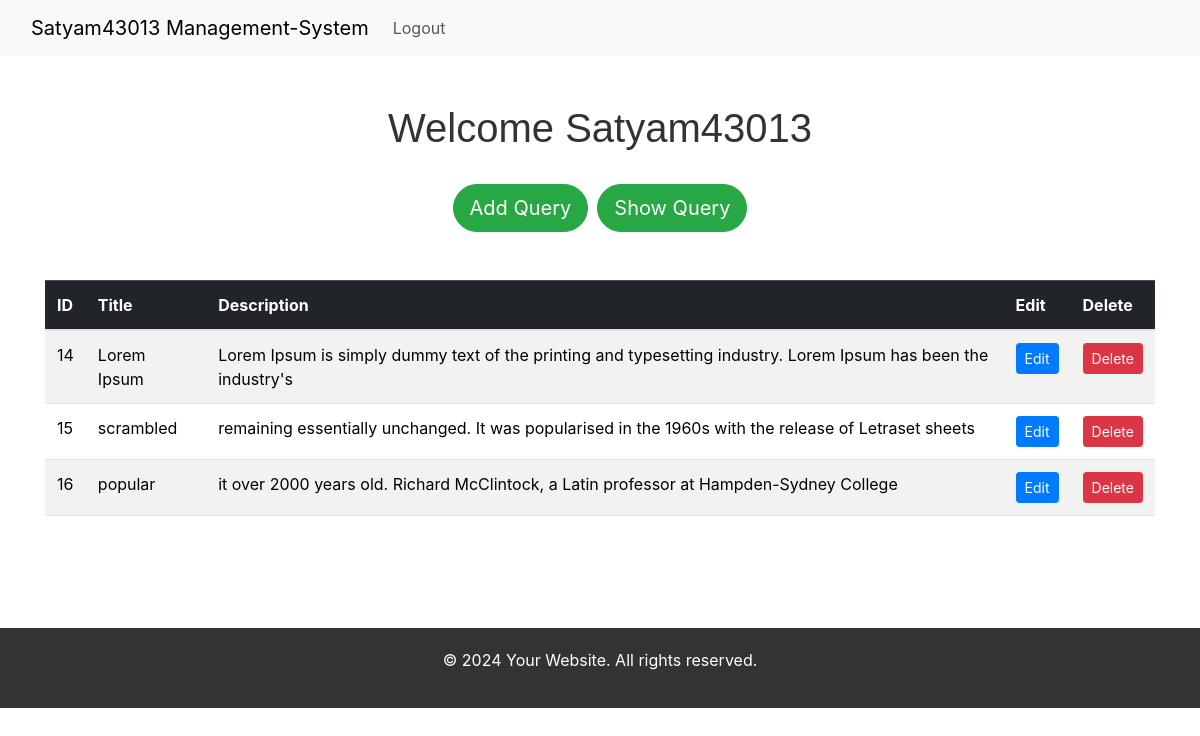
The page /show/satyambadal07@gmail.com/ on the database its author committed.
### app/models.py (models this page shows)
class User(models.Model):
    Name = models.CharField(max_length=100)
    Email = models.EmailField()
    Phone_Number = models.IntegerField()
    Password = models.CharField(max_length=100)
    Confirm_Password = models.CharField(max_length=100)
    class Meta():
        verbose_name_plural = 'UserList'
    def __str__(self):
        return str(self.Name)

class QueryModel(models.Model):
    Title = models.CharField(max_length=100)
    Desc = models.CharField(max_length=250)
    Email = models.EmailField()

### app/views.py (the view)
# urls.py: path('show/<pk>/', Show, name='show'),
def Show(request, pk):
    showuser = QueryModel.objects.filter(Email=pk)
    userdata = User.objects.get(Email=pk)
    alluser = User.objects.all()
    return render(request, 'index.html', {'user': userdata, 'alluser': alluser, 'showuser': showuser})

### app/templates/index.html (shortened to what this page needs)
{% extends 'base.html' %}
    {% block content %}
    <div style="height: auto;">
        {% if alluser %}
            <br/><br/>
            <div class="container text-center">
                <h1 style="font-family: Arial, sans-serif; color: #333;">Welcome {{ user.Name }}</h1>
                <br/>
                <button class="btn btn-success btn-lg rounded-pill">
                    <a href="{% url 'query' pk=user.Email %}" style="color: white;">Add Query</a>
                </button>&nbsp;
                <button class="btn btn-success btn-lg rounded-pill">
                    <a href="{% url 'show' pk=user.Email %}" style="color: white;">Show Query</a>
                </button>
            </div>
            {% if showuser %}
            <div class="container py-5">
                <div class="table-responsive">
                    <table class="table table-striped">
                        <thead class="table-dark">
                        <tr>
                            <th>ID</th>
                            <th>Title</th>
                            <th>Description</th>
                            <th>Edit</th>
                            <th>Delete</th>
                        </tr>
                        </thead>
                        <tbody>
                        {% for i in showuser %}
                        <tr>
                            <td>{{ i.id }}</td>
                            <td>{{ i.Title }}</td>
                            <td>{{ i.Desc }}</td>
                            <td><a href="{% url 'editquery' pk=i.id %}" class="btn btn-primary btn-sm">Edit</a></td>
                            <td><a href="{% url 'delete' pk=i.id ml=i.Email %}" class="btn btn-danger btn-sm">Delete</a></td>
                        </tr>
                        {% endfor %}
                        </tbody>
                    </table>
                </div>
            </div>
            {% endif %}
            <br/><br/>
        {% endif %}
    </div>
    {% endblock %}

### app/templates/base.html (shortened to what this page needs)
<!DOCTYPE html>
<html lang="en">
<head>
</head>
<body>
    {% include 'navbar.html' %}
    {% block content %}
    {% endblock %}
    {% include 'footer.html' %}
</body>
</html>

### app/templates/navbar.html (shortened to what this page needs)
<!doctype html>
<html lang="en">
  <head>
    <link href="https://cdn.jsdelivr.net/npm/bootstrap@5.3.3/dist/css/bootstrap.min.css" rel="stylesheet">
  </head>
  <body>
    <nav class="navbar navbar-expand-lg bg-body-tertiary">
        <div class="container-fluid">
          <a class="navbar-brand" href="#"> {{user}} Management-System </a>
          <div class="collapse navbar-collapse" id="navbarTogglerDemo03">
            <ul class="navbar-nav me-auto mb-2 mb-lg-0">
              {% if alluser%}
              <li class="nav-item">
                <a class="nav-link" href="{% url 'index' %}"> Logout </a>
              </li>
            {% endif %}
          </div>
        </div>
      </nav>
  </body>
</html>

### app/templates/footer.html (shortened to what this page needs)
<!DOCTYPE html>
<html lang="en">
<head>
    <link href="https://maxcdn.bootstrapcdn.com/bootstrap/4.5.2/css/bootstrap.min.css" rel="stylesheet">
</head>
<body>
    <footer class="footer">
        <div class="container">
            <p>&copy; 2024 Your Website. All rights reserved.</p>
        </div>
    </footer>
</body>
</html>

### app/templates/footer.html (style rules this page uses)
.footer { background-color: #333; color: #fff; padding: 20px 0; text-align: center; }

### rows shown on the page
User: Name "Satyam43013"
QueryModel: id "14", Title "Lorem Ipsum", Desc "Lorem Ipsum is simply dummy text of the printing and typesetting industry. Lorem Ipsum has been the industry's"
QueryModel: id "15", Title "scrambled", Desc "remaining essentially unchanged. It was popularised in the 1960s with the release of Letraset sheets"
QueryModel: id "16", Title "popular", Desc "it over 2000 years old. Richard McClintock, a Latin professor at Hampden-Sydney College"
